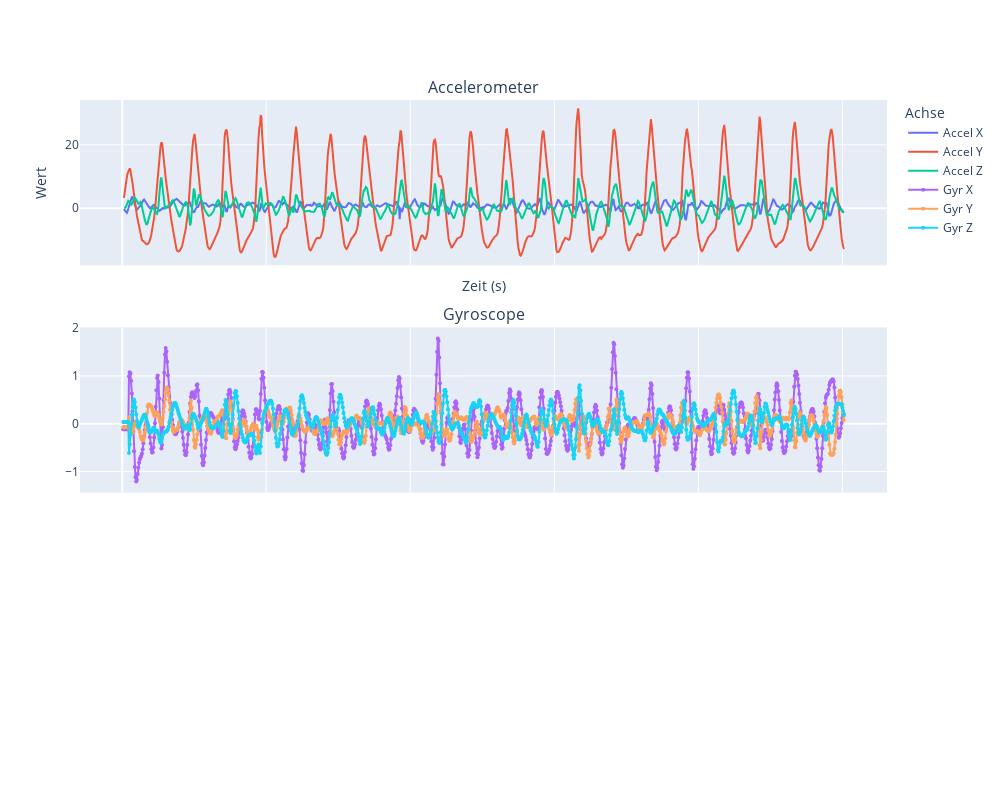

Notebook code for this chart:
### Code cell
compare_acc_gyr(acc_jp,gyr_jp)

### Figure 1 — Plotly figure (JSON) as saved in the notebook; plotly's stock layout.template omitted (floating-point values rounded to 4 significant figures; data arrays with more than 128 entries replaced by an {"elided": "..."} marker saying what was removed)
{"data": [{"name": "Accel X", "type": "scatter", "x": {"elided": "1001 float values"}, "y": {"elided": "1001 float values"}}, {"name": "Accel Y", "type": "scatter", "x": {"elided": "1001 float values"}, "y": {"elided": "1001 float values"}}, {"name": "Accel Z", "type": "scatter", "x": {"elided": "1001 float values"}, "y": {"elided": "1001 float values"}}, {"marker": {"size": 4}, "mode": "lines+markers", "name": "Gyr X", "type": "scatter", "x": {"elided": "1002 float values"}, "xaxis": "x2", "y": {"elided": "1002 float values"}, "yaxis": "y2"}, {"marker": {"size": 4}, "mode": "lines+markers", "name": "Gyr Y", "type": "scatter", "x": {"elided": "1002 float values"}, "xaxis": "x2", "y": {"elided": "1002 float values"}, "yaxis": "y2"}, {"marker": {"size": 4}, "mode": "lines+markers", "name": "Gyr Z", "type": "scatter", "x": {"elided": "1002 float values"}, "xaxis": "x2", "y": {"elided": "1002 float values"}, "yaxis": "y2"}], "layout": {"annotations": [{"font": {"size": 16}, "showarrow": false, "text": "Accelerometer", "x": 0.5, "xanchor": "center", "xref": "paper", "y": 1, "yanchor": "bottom", "yref": "paper"}, {"font": {"size": 16}, "showarrow": false, "text": "Gyroscope", "x": 0.5, "xanchor": "center", "xref": "paper", "y": 0.6333, "yanchor": "bottom", "yref": "paper"}], "height": 800, "legend": {"title": {"text": "Achse"}}, "width": 1000, "xaxis": {"anchor": "y", "domain": [0, 1], "matches": "x3", "showticklabels": false, "title": {"text": "Zeit (s)"}}, "xaxis2": {"anchor": "y2", "domain": [0, 1], "matches": "x3", "showticklabels": false}, "xaxis3": {"anchor": "y3", "domain": [0, 1]}, "yaxis": {"anchor": "x", "domain": [0.7333, 1], "title": {"text": "Wert"}}, "yaxis2": {"anchor": "x2", "domain": [0.3667, 0.6333]}, "yaxis3": {"anchor": "x3", "domain": [0, 0.2667]}}}
